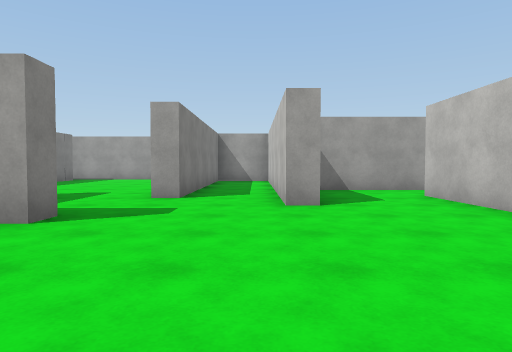
[1] (above)

24 first-person views from a walk through a Unity game level. The camera is 1.2 m above the floor, tilts 2° down and sees 75° across. The floor is counted in squares, 2 m on a side. Each view is taken from the middle of a square. On the plan, view 1 faces up. The plan holds only what a view shows up to about 10 squares ahead; the rest is blank. The player character is not drawn. Surface patterns are stand-ins for the level's own textures.

[2]
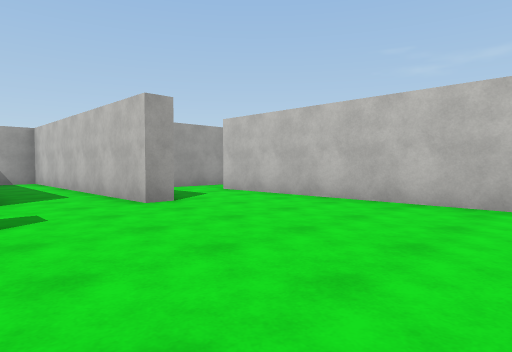

[3]
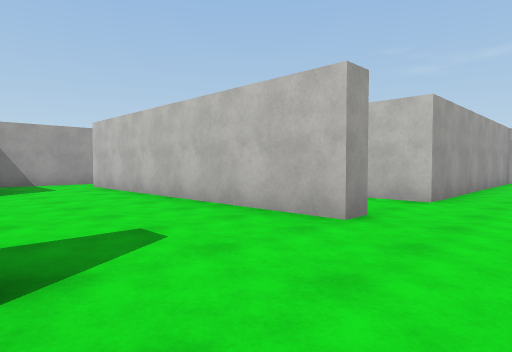

[4]
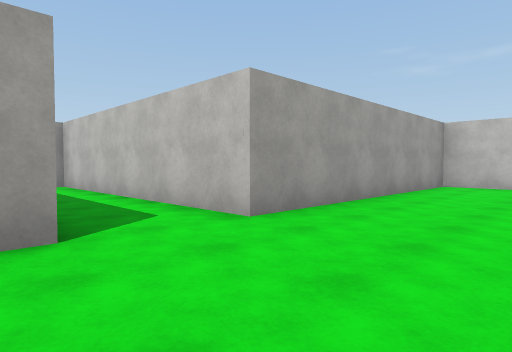

[5]
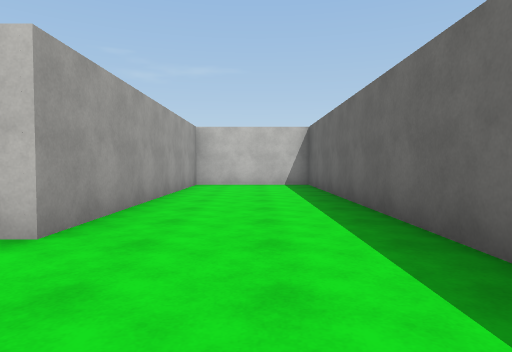

[6]
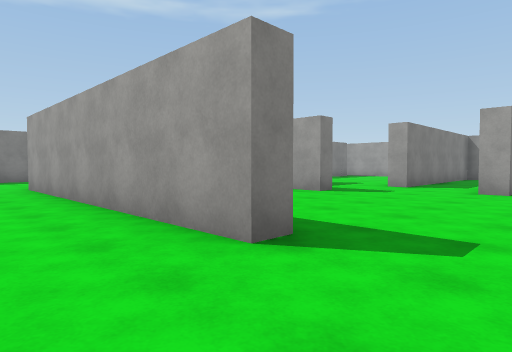

[7]
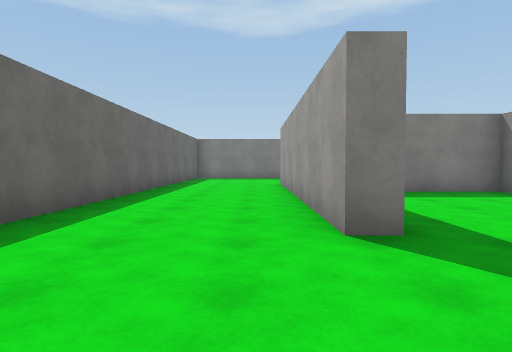

[8]
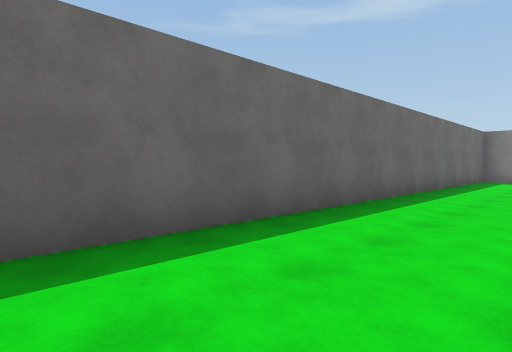

[9]
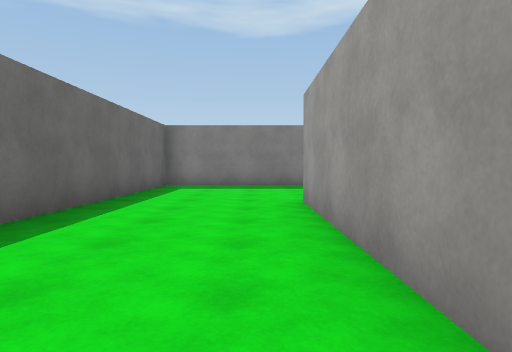

[10]
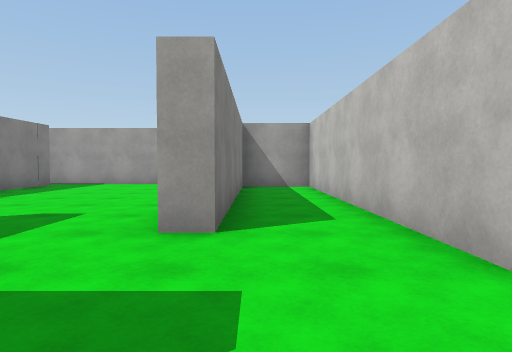

[11]
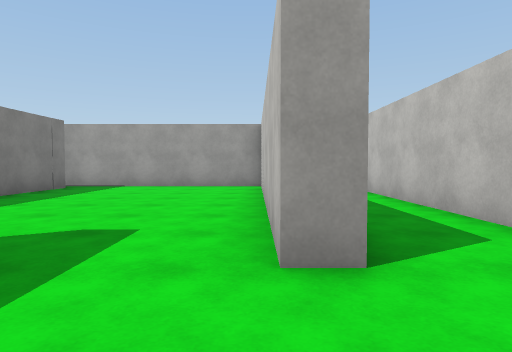

[12]
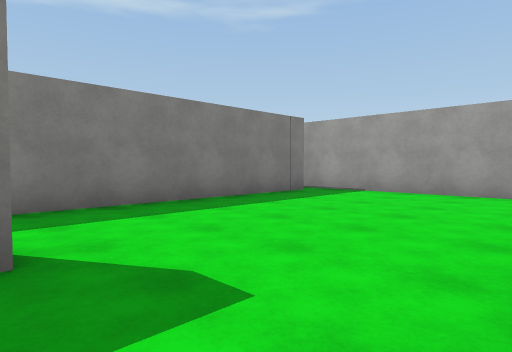

[13]
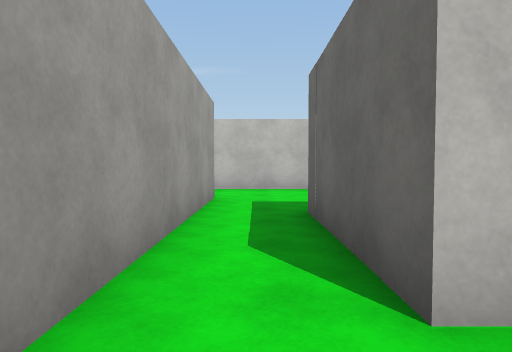

[14]
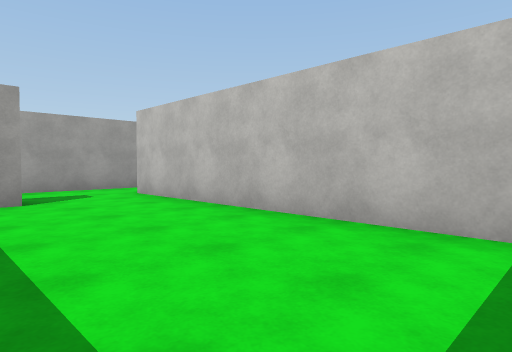

[15]
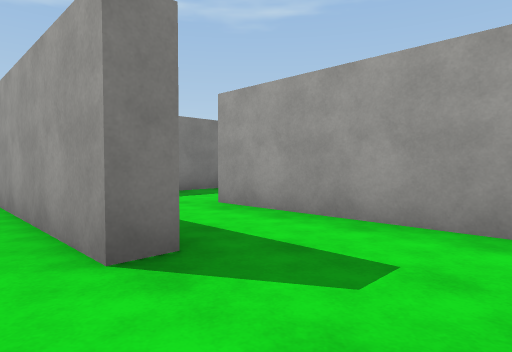

[16]
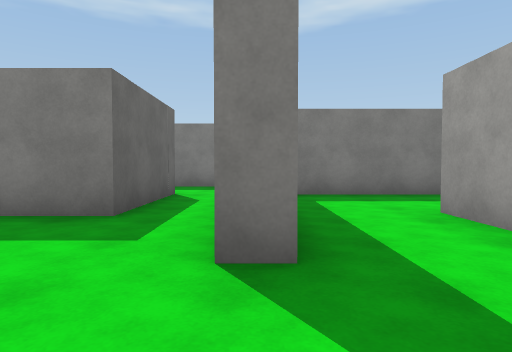

[17]
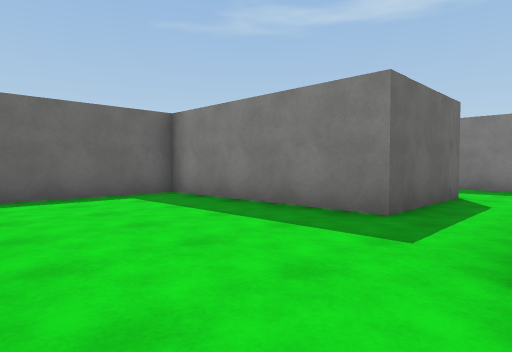

[18]
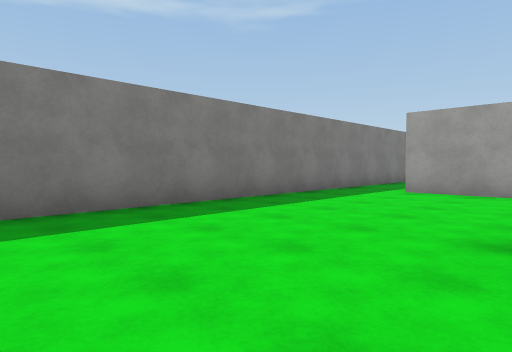

[19]
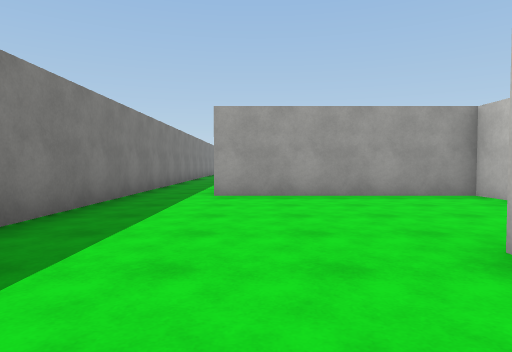

[20]
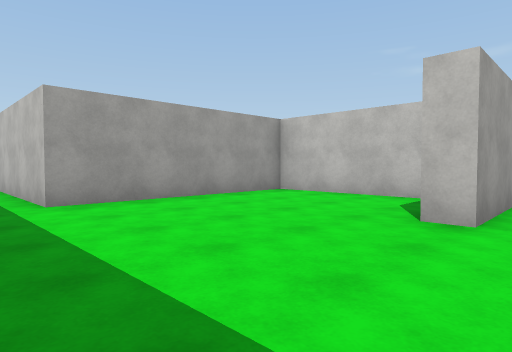

[21]
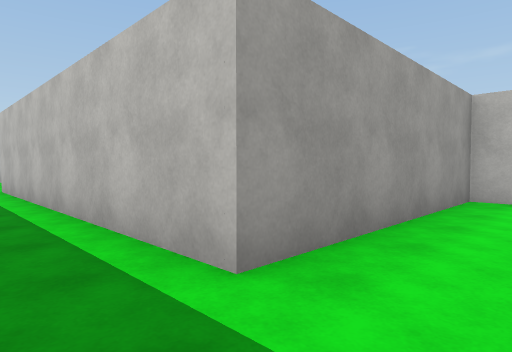

[22]
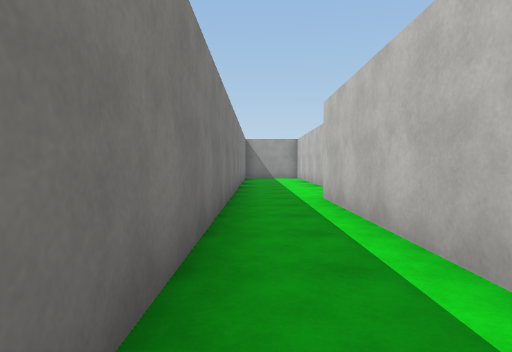

[23]
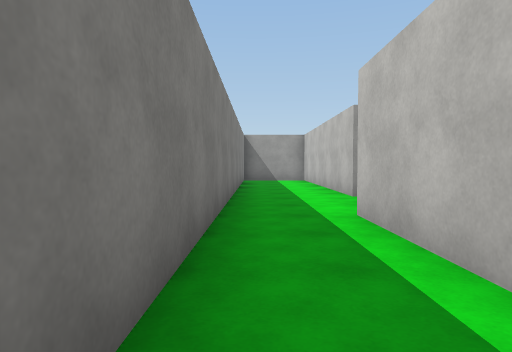

[24]
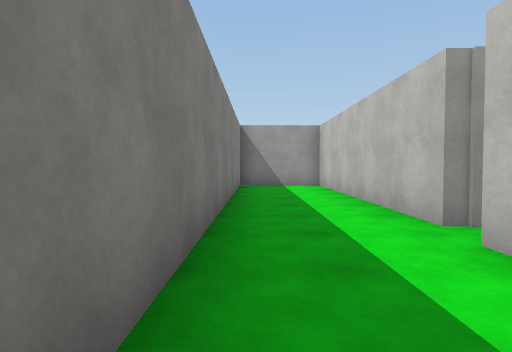

### Floor plan
Ten units are one square. View 1 is at (0, 0); x grows to the right and y downward. Boxes are objects, and circles mark ways between rooms. Rooms are numbered by the first view taken in them; rooms with no view inside come last. Other rooms are left out.
<svg viewBox="-120 -199 253 249">
<path fill="none" stroke="#000" d="M-23 -39 -23 -33 -43 -33 -43 -12M-48 0 -48 -33 -98 -33 -98 -110M2 6 2 12 -73 12 -73 8M9 -49 4 -49 4 -119 -14 -119 -14 -59 -19 -59M38 12 32 12 32 -45M50 45 128 45 128 12 57 12 57 -59M-92 -132 -92 -194 -115 -194M-114 -190 -114 45 18 45M80 -84 80 -77 14 -77M32 -45 32 -63 61 -63 61 -16 92 -16M102 -24 102 -88M110 -103 58 -103M9 -69 9 -49M34 -105 34 -88"/>
<circle cx="25" cy="-55" r="3" fill="#2a7"/>
<circle cx="65" cy="-95" r="3" fill="#2a7"/>
<text x="-30" y="-20">1</text>
<text x="70" y="-60">2</text>
<text x="40" y="-100">3</text>
</svg>
Room 1 opens to room 2. Room 2 opens to room 3.

Where each view was taken, in squares from view 1:
view 1: 0 up, 0 right, facing up
view 2: 0 up, 2 left, facing up-right
view 3: 3 down, 0 right, facing up-right
view 4: 4 down, 3 right, facing up-right
view 5: 3 down, 3 right, facing right
view 6: 3 down, 2 right, facing up-left
view 7: 2 down, 3 right, facing left
view 8: 2 down, 2 right, facing down-left
view 9: 2 down, 2 left, facing left
view 10: 3 up, 1 left, facing up
view 11: 4 up, 2 left, facing up
view 12: 6 up, 2 left, facing up-left
view 13: 7 up, 2 right, facing right
view 14: 2 up, 7 right, facing up-right
view 15: 7 up, 10 right, facing up-left
view 16: 8 up, 10 right, facing left
view 17: 8 up, 10 right, facing down-left
view 18: 4 down, 7 left, facing up-left
view 19: 3 down, 9 left, facing up
view 20: 2 down, 11 left, facing up-right
view 21: 2 up, 11 left, facing up-right
view 22: 5 up, 11 left, facing up
view 23: 7 up, 11 left, facing up
view 24: 10 up, 11 left, facing up
